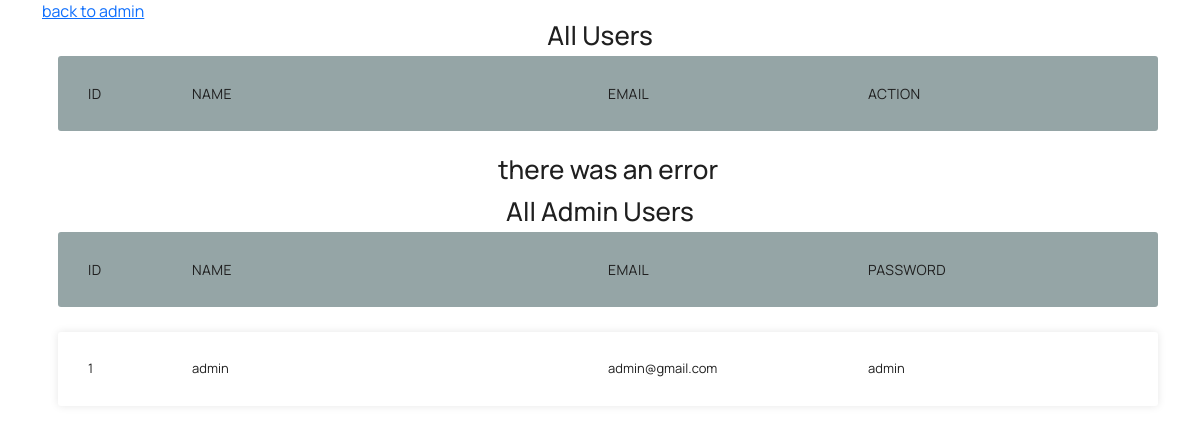
Page /Admin/dynamic/allusers.php on the earlier database version.
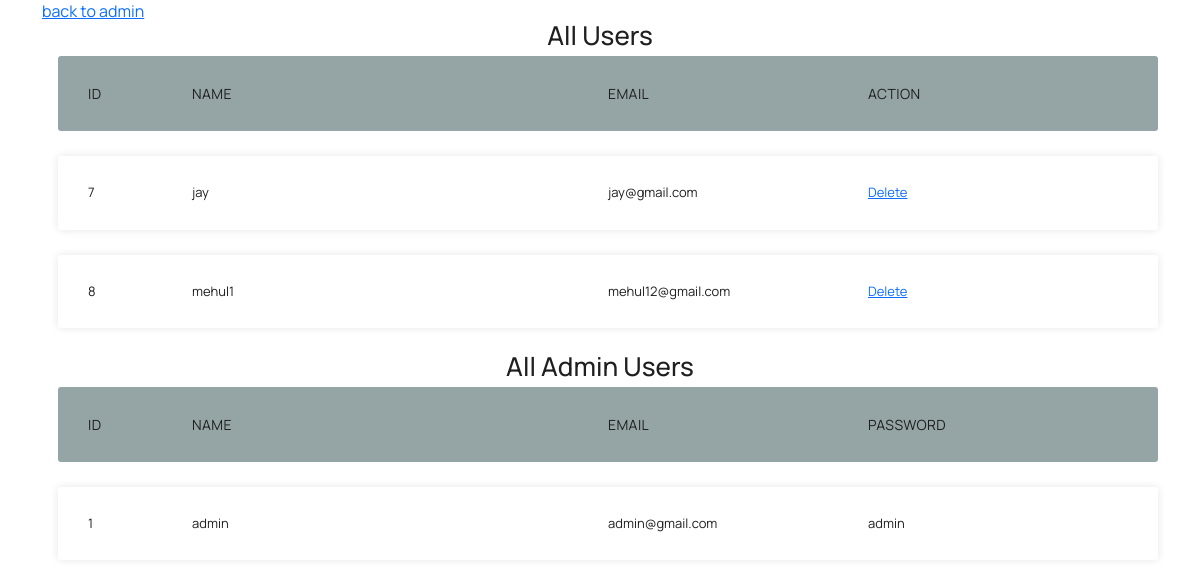
Same page on the later database version.
### tables this page shows
CREATE TABLE `users` (
  `id` int(10) NOT NULL,
  `name` varchar(20) NOT NULL,
  `email` varchar(20) NOT NULL,
  `phone` int(13) NOT NULL,
  `password` varchar(40) NOT NULL
);

### Admin/dynamic/allusers.php (the view, shortened to what this page needs)
<!DOCTYPE html>
<html lang="en">
<?php include 'connection.php'; ?>
<head>
    <link rel="stylesheet" href="../vendors/feather/feather.css">
    <link rel="stylesheet" href="../vendors/mdi/css/materialdesignicons.min.css">
    <link rel="stylesheet" href="../vendors/ti-icons/css/themify-icons.css">
    <link rel="stylesheet" href="../vendors/typicons/typicons.css">
    <link rel="stylesheet" href="../vendors/simple-line-icons/css/simple-line-icons.css">
    <link rel="stylesheet" href="../vendors/css/vendor.bundle.base.css">
    <link rel="stylesheet" href="../vendors/datatables.net-bs4/dataTables.bootstrap4.css">
    <link rel="stylesheet" href="../js/select.dataTables.min.css">
    <link rel="stylesheet" href="../css/allcarsstyle.css">
    <link rel="stylesheet" href="../css/vertical-layout-light/style.css">
</head>
<body>
    <div class="container">
        <a href="../index.php">back to admin</a>
        <h2>All Users<small></small></h2>
        <ul class="responsive-table">
            <li class="table-header">
                <div class="col col-1">Id</div>
                <div class="col col-2">name</div>
                <div class="col col-3">email</div>
                <div class="col col-4">Action</div>
            </li>
            <?php
      $sql = "SELECT * FROM users";
      $resultforindex = $conn->query($sql);
      if (mysqli_num_rows($resultforindex) > 0) {
        $data = mysqli_fetch_all($resultforindex, MYSQLI_ASSOC);
        for ($i = 0; $i < count($data); $i++) {
      ?>
            <li class="table-row">
                <div class="col col-1" data-label="Id"><?php echo $data[$i]["id"]; ?></div>
                <div class="col col-2" data-label="Model"><?php echo $data[$i]["name"]; ?></div>
                <div class="col col-3" data-label="price"><?php echo $data[$i]["email"]; ?></div>
                <div class="col col-4" data-label="category"><a
                        href="deleteuser.php?id=<?php echo $data[$i]['id']; ?>">Delete</a></div>
            </li>
            <?php
        }
      } else {
        ?>
            <h2>there was an error</h2>
            <?php
      }
      ?>
        </ul>
    </div>
    <div class="container">
        <h2>All Admin Users<small></small></h2>
        <ul class="responsive-table">
            <li class="table-header">
                <div class="col col-1">Id</div>
                <div class="col col-2">name</div>
                <div class="col col-3">email</div>
                <div class="col col-4">password</div>
            </li>
            <?php
      $sql = "SELECT * FROM admin";
      $resultforindex = $conn->query($sql);
      if (mysqli_num_rows($resultforindex) > 0) {
        $data = mysqli_fetch_all($resultforindex, MYSQLI_ASSOC);
        for ($i = 0; $i < count($data); $i++) {
      ?>
            <li class="table-row">
                <div class="col col-1" data-label="Id"><?php echo $data[$i]["id"]; ?></div>
                <div class="col col-2" data-label="Model"><?php echo $data[$i]["name"]; ?></div>
                <div class="col col-3" data-label="price"><?php echo $data[$i]["email"]; ?></div>
                <div class="col col-4" data-label="category"><?php echo $data[$i]["password"]; ?></div>
            </li>
            <?php
        }
      } else {
        ?>
            <h2>there was an error</h2>
            <?php
      }
      ?>
        </ul>
    </div>
</body>
</html>

Differences in the rows shown:
added users: id "7", name "jay", email "jay@gmail.com"
added users: id "8", name "mehul1", email "mehul12@gmail.com"
Other differences:
text no longer shown: "there was an error"
